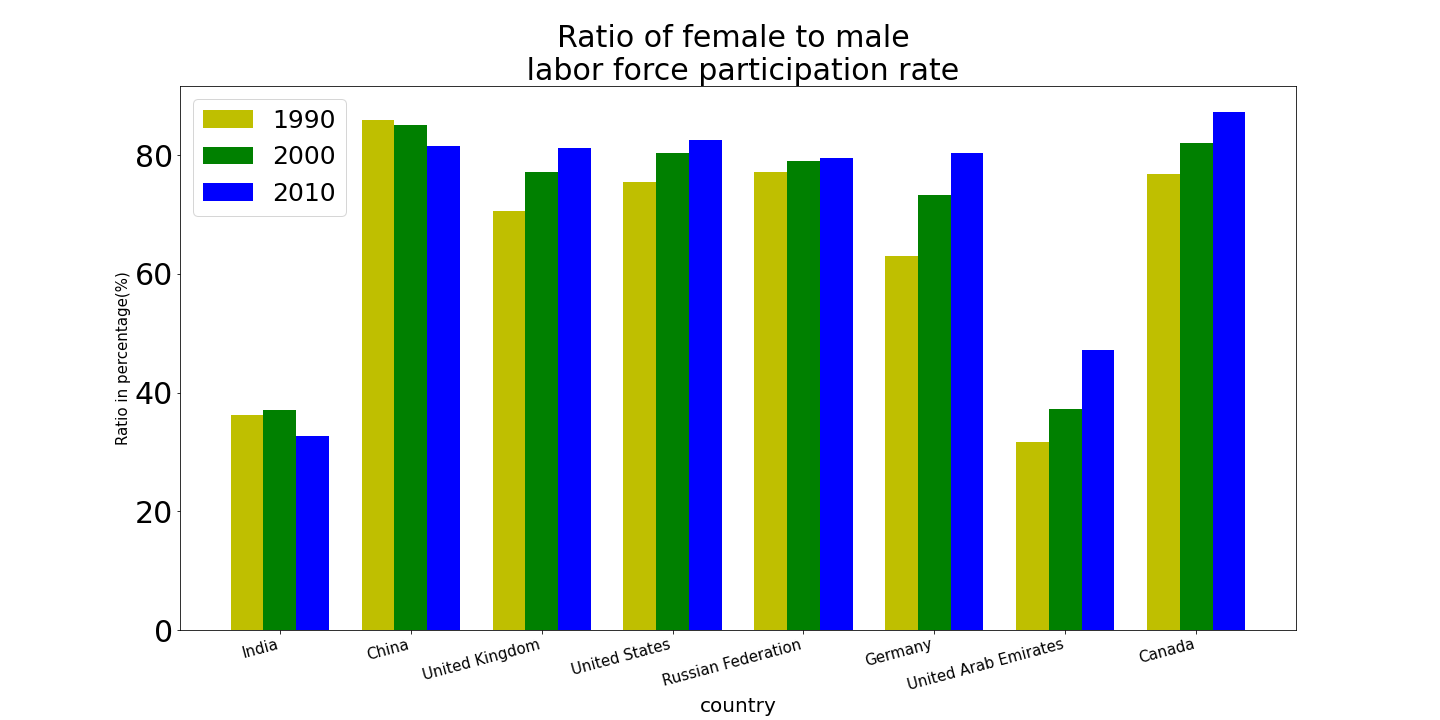

This chart was generated by the following Python code:
import pandas as pd
import numpy as np
import matplotlib.pyplot as plt
"""
pandas and matplot are mathematical modules which are very usefull to make
code very easy in python 
numpy is numerical mathematical package for python
"""

def barplot():
    """
    plotting barplot using different parameters

    Returns
    -------
    None.

    """
    plt.figure(figsize=(20, 10))
    N = 8
    ind = np.arange(N)
    width = 0.25
    
    """
    plot 3 barplot e.g. bar1, bar2, bar3
    """
    xvals = x["1990 [YR1990]"]
    bar1 = plt.bar(ind, xvals, width, color = 'y')

    yvals = x["2000 [YR2000]"]
    bar2 = plt.bar(ind+width, yvals, width, color='g')

    zvals = x["2010 [YR2010]"]
    bar3 = plt.bar(ind+width*2, zvals, width, color = 'b')
    
    """plot the labels, title and different parameters for given barplot
    """

    plt.xlabel("country", size = 20)
    plt.ylabel("Ratio in percentage(%)", size = 15)
    plt.title("Ratio of female to male \n labor force participation rate", 
              size = 30)

    plt.xticks(ind+width, x["Country Name"])
    plt.xticks(minor = False, ha = "right")
    plt.tick_params(axis='x', labelsize = 15, labelrotation = 15)
    plt.tick_params(axis='y', labelsize = 30)
    plt.legend((bar1, bar2, bar3), ('1990', '2000', '2010'),
               prop = {"size":25})
    plt.savefig("barplot.png")
    
""" Example for barplot
"""
x = pd.read_csv("C:/Users/User/Desktop/pie.csv")
barplot()
